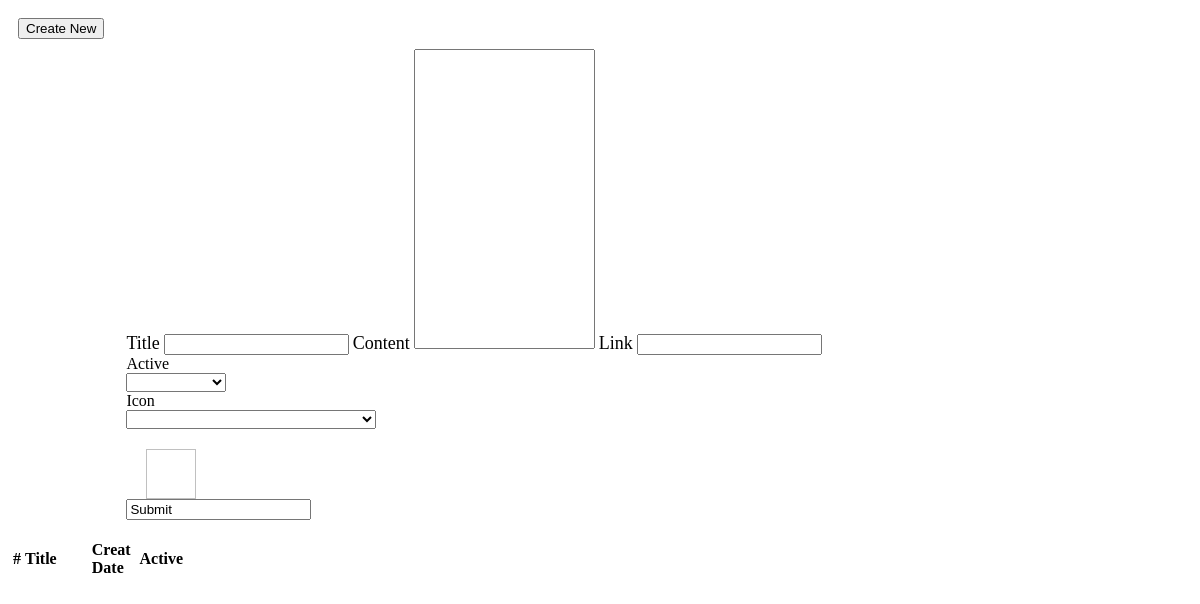
Before: /home/update_news/ (signed in) with the older database file.
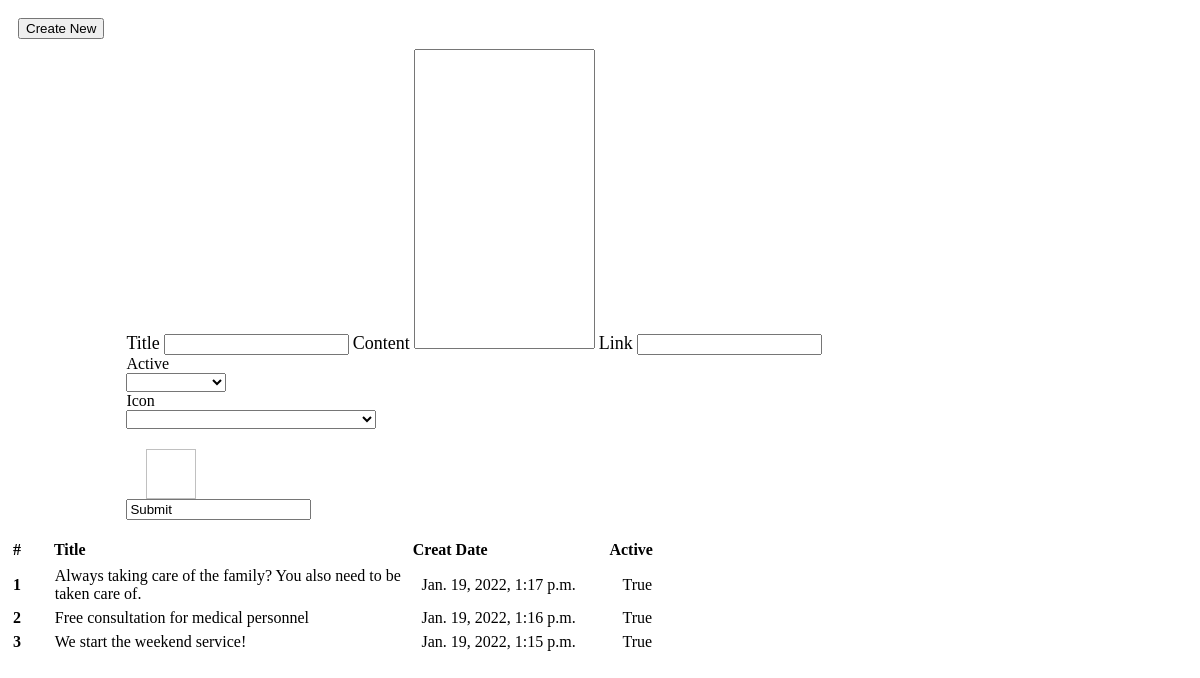
After: the same page with the newer database file.
### home/models.py (models this page shows)
class LatestNews(models.Model):
    seq = models.BigAutoField(db_column='Seq', primary_key=True)
    user_id = models.ForeignKey(User,on_delete=models.SET_NULL, blank=True, null=True)
    news_title = models.CharField(db_column='NewsTitle', max_length=100, blank=True)
    news_content = models.CharField(db_column='NewsContent', max_length=400, blank=True)
    news_link = models.CharField(db_column='NewsLink', max_length=200, blank=True)
    news_location = models.CharField(db_column='NewsLocation', max_length=50, blank=True)
    active = models.BooleanField(db_column='Active', blank=True)
    creatdt = models.DateTimeField(db_column='CreatDt', blank=True)
    updatedt = models.DateTimeField(db_column='UpdateDt', blank=True)

### djangoProject/commonfunction.py (the view)
    def _inner(request, *args, **kwargs):
        if not request.user.is_superuser:
            raise PermissionDenied
        return function(request, *args, **kwargs)

### djangoProject/commonfunction.py (called while the page is built)
def is_superuser(function=None):
    def _inner(request, *args, **kwargs):
        if not request.user.is_superuser:
            raise PermissionDenied
        return function(request, *args, **kwargs)
    return _inner

### templates/home/update_news.html (shortened to what this page needs)
{% load static from static %}
<div class="row no-gutters">
    <div class="col-6">
        <form id="update_news_form" style="display: block">
            <button class="btn btn-outline-primary" type="button" onclick="enter_new_form()" style="margin: 10px">Create New</button>
            <div style="width: 90%; margin-left: auto">
                <label class="topic">Title</label>
                <input id="news_title" name="news_title" class="form-control new_form" >
                <label class="topic">Content</label>
                <textarea id="news_content" name="news_content" class="form-control new_form" style="height: 300px; resize: none"></textarea>
                <label class="topic">Link</label>
                <input id="news_link" name="news_link" class="form-control new_form">
                <div class="row row-no-gutters">
                    <div class="col-3">
                        <label>Active</label>
                        <select id="active" name="active" class="form-select new_form" aria-label="Default select example"
                                style="width: 100px">
                          <option></option>
                          <option value=1>True</option>
                        </select>
                    </div>
                    <div class="col-4">
                        <label>Icon</label>
                    <select id="news_location" name="news_location" class="form-select new_form" style="margin-bottom: 10px; width: 250px">
                        <option></option>
                        {% for file in img_files %}
                            <option value="{{ file }}">{{ file }}</option>
                        {% endfor %}
                    </select>
                    </div>
                    <div class="col-4">
                        <img id="img_icon">
                    </div>
                </div>
                <input id="save" class="btn btn-primary" onclick="form_submit()" value="Submit">
            </div>
        </form>
    </div>
    <div id="news_div" class="col-6">
        <table id="news_table" class="table table-hover">
            <thead>
                <tr>
                    <th scope="col" class="column_1">#</th>
                    <th scope="col" class="column_2">Title</th>
                    <th scope="col" class="column_3">Creat Date</th>
                    <th scope="col" class="column_4">Active</th>
                </tr>
            </thead>
            <tbody>
                {% for new in original_news %}
                    <tr id="news_row{{ forloop.counter }}" onclick="news_row(this.id)">
                        <th scope="row" class="column_1">{{ forloop.counter }}</th>
                        <td class="column_2">{{ new.news_title }}</td>
                        <td class="column_3">{{ new.creatdt }}</td>
                        <td class="column_4">{{ new.active }}</td>
                    </tr>
                {% endfor %}
            </tbody>
        </table>
    </div>
</div>

Changed rows visible on the page:
added LatestNews: news_title "Always taking care of the family? You also need to be taken care of.", creatdt "Jan. 19, 2022, 1:17 p.m.", active "True"
added LatestNews: news_title "Free consultation for medical personnel", creatdt "Jan. 19, 2022, 1:16 p.m.", active "True"
added LatestNews: news_title "We start the weekend service!", creatdt "Jan. 19, 2022, 1:15 p.m.", active "True"
